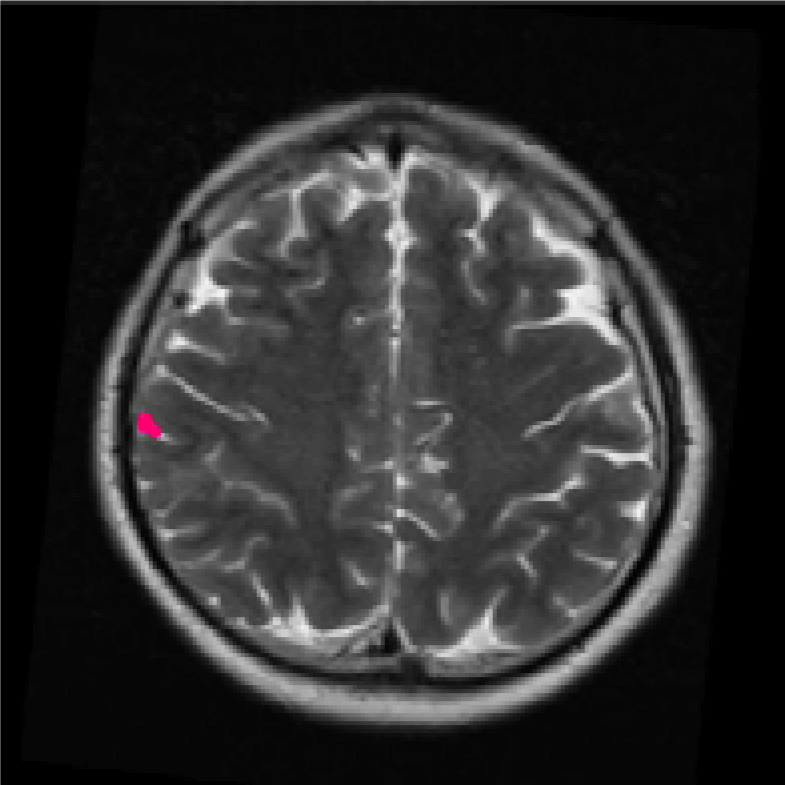
#> input picture images/BS1/bs0.png, 785 x 785 px
$ python mat-g-p.py
#> lines starting #> are read from the running program, lines starting #| are printed output that depends on the picture
from PIL import Image
import numpy
import random

inputSnimky = ['images/BS1/bs0.png' , 'images/BS1/bs1.png' , 'images/BS1/bs2.png' , 'images/BS1/bs3.png' , 'images/BS1/bs4.png' , 'images/BS1/bs5.png' ,
                'images/BS1/bs6.png' , 'images/BS1/bs7.png' , 'images/BS1/bs8.png' , 'images/BS1/bs9.png' , 'images/BS1/bs10.png' , 'images/BS1/bs11.png' ,]


for numOfScan in range(12):

    image = Image.open(inputSnimky[numOfScan])
#> image is the input picture: PIL image 785x785 P; mean R, G, B, A 45.1, 45, 45, 255

    imArr = numpy.asarray(image)
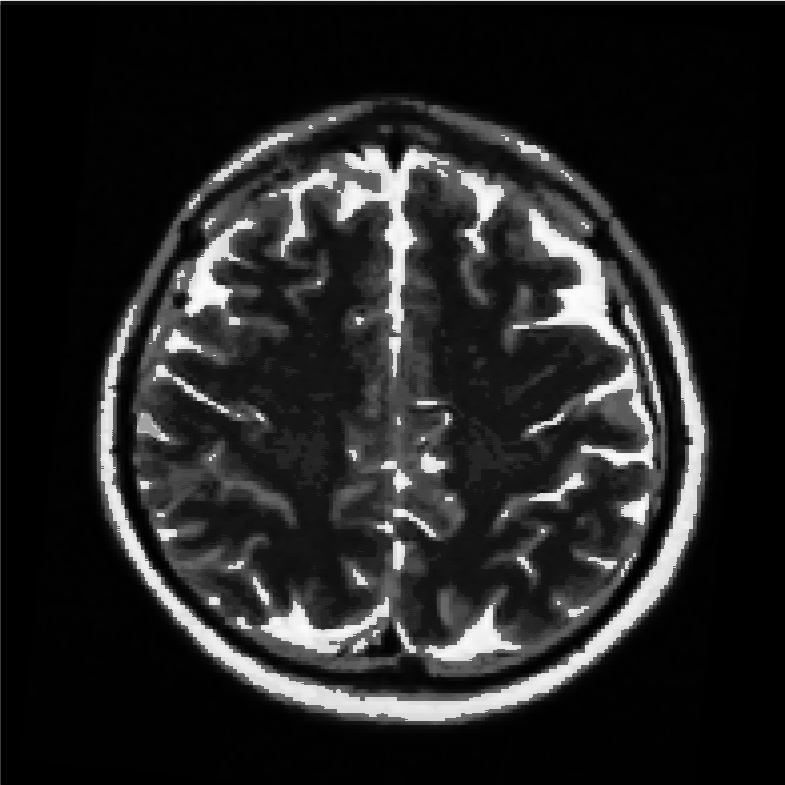
#> imArr: shape (785, 785); min 0, max 253, mean 37

    numOfBlackAve = 0
    numOfBrainAve = 0
    otherAve = 0
    numOfTumorAve = 0

    for k in range(1000):

        numOfBlack = 0
        numOfBrain = 0
        numOfTumor = 0
        other = 0

        for i in range(10000):
            colorCode = imArr[random.randint(0, 784)][random.randint(0, 784)]
            if colorCode == 0:
                numOfBlack += 1
            elif colorCode >= 24 and colorCode <= 120:
                numOfBrain += 1
            elif colorCode == 22:
                numOfTumor += 1
            else:
#> (the run stopped early here; a loop or call above may not have finished)
